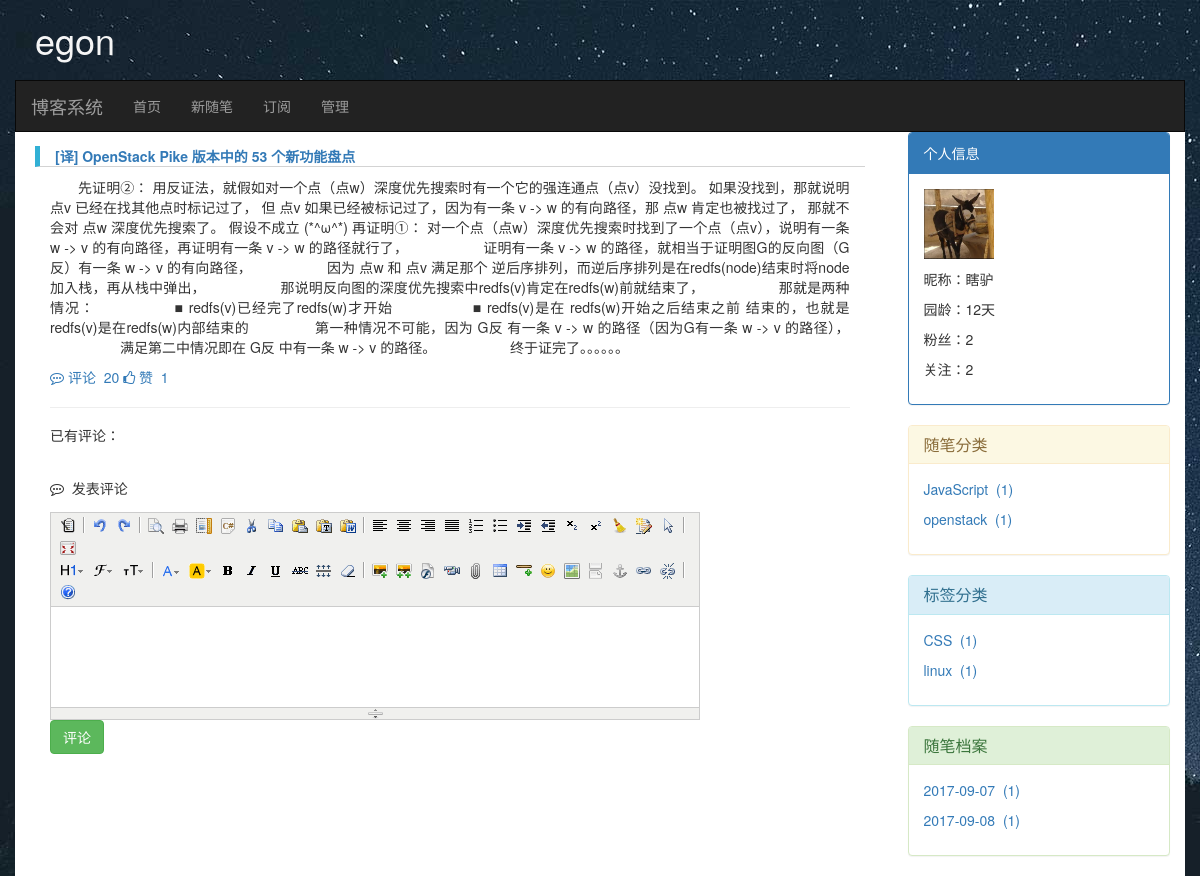
Page /blog/egon/article2/2 (signed in) on the committed database.
### blog/models.py (models this page shows, shortened)
class UserInfo(AbstractUser):
    nid = models.BigAutoField(primary_key=True)
    nickname = models.CharField(verbose_name='昵称', max_length=32)
    telephone = models.CharField(max_length=11, blank=True, null=True, unique=True, verbose_name='手机号码')
    avatar = models.FileField(verbose_name='头像', upload_to='upload/avatar/')
    create_time = models.DateTimeField(verbose_name='创建时间', auto_now_add=True)
    fans = models.ManyToManyField(verbose_name='粉丝们',
                                  to='UserInfo',
                                  through='UserFans',
                                  through_fields=('user','follower'))

class Article(models.Model):
    nid = models.BigAutoField(primary_key=True)
    title = models.CharField(max_length=50, verbose_name='文章标题')
    desc = models.CharField(max_length=255, verbose_name='文章描述')
    read_count = models.IntegerField(default=0)
    comment_count = models.IntegerField(default=0)
    up_count = models.IntegerField(default=0)
    down_count = models.IntegerField(default=0)
    category = models.ForeignKey(verbose_name='文章类型', to='Category', to_field='nid', null=True)
    create_time = models.DateTimeField(verbose_name='创建时间', auto_now_add=True)
    blog = models.ForeignKey(verbose_name='所属博客', to='Blog', to_field='nid')
    tags = models.ManyToManyField(
        to="Tag",
        through='Article2Tag',
        through_fields=('article', 'tag'),
    )
    type_choices = [
        (1, "Python"),
        (2, "Linux"),
        (3, "OpenStack"),
        (4, "GoLang"),
    ]
    article_type_id = models.IntegerField(choices=type_choices, default=None)

class ArticleDetail(models.Model):
    nid = models.AutoField(primary_key=True)
    content = models.TextField(verbose_name='文章内容', )
    article = models.OneToOneField(verbose_name='所属文章', to='Article', to_field='nid')

class Category(models.Model):
    nid = models.AutoField(primary_key=True)
    title = models.CharField(verbose_name='分类标题', max_length=32)
    blog = models.ForeignKey(verbose_name='所属博客', to='Blog', to_field='nid')

class Tag(models.Model):
    nid = models.AutoField(primary_key=True)
    title = models.CharField(verbose_name='标签名称', max_length=32)
    blog = models.ForeignKey(verbose_name='所属博客', to='Blog', to_field='nid')

### blog/views.py (the view, shortened to what this page needs)
# urls.py: url(r"^(?P<user_site>\w+)/article2/(?P<article_nid>\d+)",views.article_detail2),
def article_detail2(request,user_site,article_nid):
    user_obj = UserInfo.objects.filter(username=user_site).first()
    article = Article.objects.filter(nid=article_nid).first()
    article_detail = ArticleDetail.objects.filter(article=article).first()
    if not user_obj:
        return render(request, "NotFound.html")
    currentBlog = Blog.objects.filter(user=user_obj).first()
    category_list = Article.objects.filter(blog=currentBlog).values_list("category__title","category__nid").annotate(Count("title"))
    tag_list = Article.objects.filter(blog=currentBlog).values_list("tags__title","tags__nid").annotate(Count("title"))
    time_list = Article.objects.filter(blog=currentBlog).values_list("create_time")
    fans_num = UserFans.objects.filter(user=user_obj).count()
    follow_num = UserFans.objects.filter(follower=user_obj).count()
    l = []
    for i in time_list:
        time = i[0].strftime("%Y-%m-%d")
        if time not in l:
            l.append(time)
    current_time_list = []
    for j in l:
        temp = []
        article_count = Article.objects.filter(blog=currentBlog).filter(create_time__contains=j).count()
        temp.append(j)
        temp.append(article_count)
        current_time_list.append(temp)
    return render(request,"article_detail2.html",locals())

### blog/templatetags/my_tags.py (called while the page is built)
@register.filter
def garden_age(starttime):
    year=starttime.year
    mon=starttime.month
    day=starttime.day
    date = datetime.datetime.now() - datetime.datetime(year,mon,day)
    return date.days

### blog/views.py (called while the page is built)
def func_class(request):
    return {"func":settings.FUNCTION}

### templates/article_detail2.html (shortened to what this page needs)
{% extends "userblog.html" %}
{% load staticfiles %}
{% block article_con %}
    <div class="article_item">
        <div class="row item_title_area">
            <a href="" class="article_title col-sm-8">{{ article.title }}</a>
        </div>
        <div class="row article_content">
            <div class="text col-sm-12">{{ article_detail.content|safe }}</div>
        </div>
        <a class="comment_num" style="cursor: pointer">
            <i class="fa fa-commenting-o" aria-hidden="true"></i>&nbsp;评论&nbsp;
            <span>{{ article.comment_count }}</span></a>
        <a class="poll_num" style="cursor: pointer">
            <i class="fa fa-thumbs-o-up" aria-hidden="true"></i>&nbsp;赞&nbsp;
            <span>{{ article.up_count }}</span></a>
        <hr>
        <h5>已有评论：</h5>
    </div>
    <div><i class="fa fa-commenting-o" aria-hidden="true" style="margin-left: 20px"></i>&nbsp;&nbsp;发表评论</div>
    <div class="comment_body">
        <p>
            <button class="btn btn-success" id="comment_btn">评论</button>
        </p>
    </div>
{% endblock %}

### templates/userblog.html (shortened to what this page needs)
{% load staticfiles %}
{% load my_tags %}
<!DOCTYPE html>
<html lang="en">
<head>
    <link rel="stylesheet" href="{% static 'bootstrap/css/bootstrap.css' %}">
    <link rel="stylesheet" href="{% static 'font-awesome-4.7.0/css/font-awesome.min.css' %}">
</head>
<body>
<div class="container">
<div class="row">
    <h1 class="blog_title">{{ user_obj.username }}</h1>
    <nav class="navbar navbar-inverse">
    <div class="container">
        <div class="navbar-header">
            <a class="navbar-brand" href="/index/">博客系统</a>
        </div>
        <div id="navbar" class="navbar-collapse collapse">
            <ul class="nav navbar-nav">
                    <li><a href="">首页</a></li>
                    <li><a href="/blog/{{ request.user.username }}/article/add_article">新随笔</a></li>
                    <li><a href="">订阅</a></li>
                    <li><a href="/blog/{{ request.user.username }}/article/back_stage">管理</a></li>
            </ul>
        </div>
    </div>
</nav>
</div>
<div class="row main_content">
        <div class="article_content col-md-9">
        {% block article_con %}{% endblock %}
        </div>
        <div class="sidebar col-md-3">
            <div class="panel panel-primary">
                <div class="panel-heading">个人信息</div>
                <div class="panel-body">
                    <p><img src="{{ user_obj.avatar.url }}" alt="" width="70px" height="70px"></p>
                    <p>昵称：{{ user_obj.nickname }}</p>
                    <p>园龄：{{ user_obj.create_time|garden_age }}天</p>
                    <p>粉丝：{{ fans_num }}</p>
                    <p>关注：{{ follow_num }}</p>
                </div>
            </div>
            <div class="panel panel-warning">
                <div class="panel-heading">
                    <h3 class="panel-title">随笔分类</h3>
                </div>
                <div class="panel-body">
                       {% for foo in category_list %}
                           <p><a href="/blog/{{ user_obj.username }}/article/category/{{ foo.1 }}">{{ foo.0 }}&nbsp;&nbsp;({{ foo.2 }})</a></p>
                       {% endfor %}
                </div>
            </div>
            <div class="panel panel-info">
                <div class="panel-heading">
                    <h3 class="panel-title">标签分类</h3>
                </div>
                <div class="panel-body">
                    {% for foo in tag_list %}
                           <p><a href="/blog/{{ user_obj.username }}/article/tag/{{ foo.1 }}">{{ foo.0 }}&nbsp;&nbsp;({{ foo.2 }})</a></p>
                       {% endfor %}
                </div>
            </div>
            <div class="panel panel-success">
                <div class="panel-heading">
                    <h3 class="panel-title">随笔档案</h3>
                </div>
                <div class="panel-body">
                    {% for current_time in current_time_list %}
                        <p><a href="/blog/{{ user_obj.username }}/article/date/{{ current_time.0 }}">{{ current_time.0 }}&nbsp;&nbsp;({{ current_time.1 }})</a></p>
                    {% endfor %}
                </div>
            </div>
        </div>
    </div>
</div>
</body>
</html>

### rows in the picture
UserInfo: username "egon", avatar (picture), nickname "瞎驴", create_time|garden_age "12"
Article: title "[译] OpenStack Pike 版本中的 53 个新功能盘点", comment_count "20", up_count "1"
ArticleDetail: content "先证明②： 用反证法，就假如对一个点（点w）深度优先搜索时有一个它的强连通点（点v）没找到。 如果没找到，那就说明 点v 已经在找其他点时标记过了， 但 点v 如果已经被标记过了，因为有一条 v -> w 的有向路径，那 点w 肯定也被找过了， 那就不会对 点w 深度优先搜索了。 假设不成立 (*^ω^*) 再证明①： 对一个点（点w）深度优先搜索时找到了一个点（点v），说明有一条 w -> v 的有向路径，再证明有一条 v -> w 的路径就行了， 证明有一条 v -> w 的路径，就相当于证明图G的反向图（G反）有一条 w -> v 的有向路径， 因为 点w 和 点v 满足那个 逆后序排列，而逆后序排列是在redfs(node)结束时将node加入栈，再从栈中弹出， 那说明反向图的深度优先搜索中redfs(v)肯定在redfs(w)前就结束了， 那就是两种情况： ■ redfs(v)已经完了redfs(w)才开始 ■ redfs(v)是在 redfs(w)开始之后结束之前 结束的，也就是redfs(v)是在redfs(w)内部结束的 第一种情况不可能，因为 G反 有一条 v -> w 的路径（因为G有一条 w -> v 的路径）， 满足第二中情况即在 G反 中有一条 w -> v 的路径。 终于证完了。。。。。。"
Category: title "JavaScript", blog "1"
Tag: title "CSS", blog "1"
Tag: title "linux", blog "1"

### other values in the picture
{{ fans_num }} "2"
{{ follow_num }} "2"
{{ foo.0 }} "openstack"
{{ foo.2 }} "1"
{{ current_time.0 }} "2017-09-07" "2017-09-08"
{{ current_time.1 }} "1" "1"
